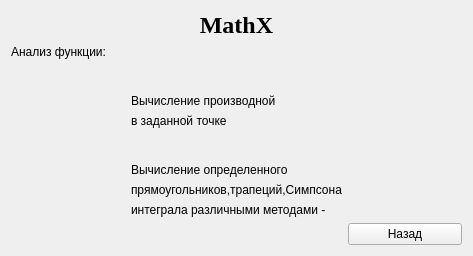
<?xml version="1.0" encoding="UTF-8"?>
<ui version="4.0">
 <class>integral</class>
 <widget class="QDialog" name="integral">
  <property name="geometry">
   <rect>
    <x>0</x>
    <y>0</y>
    <width>473</width>
    <height>256</height>
   </rect>
  </property>
  <property name="windowTitle">
   <string>Dialog</string>
  </property>
  <layout class="QGridLayout" name="gridLayout_2">
   <item row="2" column="0">
    <widget class="QLabel" name="label_2">
     <property name="text">
      <string>Анализ функции:</string>
     </property>
    </widget>
   </item>
   <item row="3" column="0">
    <layout class="QGridLayout" name="gridLayout">
     <item row="0" column="0">
      <widget class="QPushButton" name="pushButton">
       <property name="cursor">
        <cursorShape>PointingHandCursor</cursorShape>
       </property>
       <property name="text">
        <string/>
       </property>
       <property name="icon">
        <iconset resource="Image.qrc">
         <normaloff>:/Res/int1.png</normaloff>:/Res/int1.png</iconset>
       </property>
       <property name="iconSize">
        <size>
         <width>60</width>
         <height>60</height>
        </size>
       </property>
       <property name="autoDefault">
        <bool>false</bool>
       </property>
       <property name="flat">
        <bool>true</bool>
       </property>
      </widget>
     </item>
     <item row="0" column="1" colspan="2">
      <layout class="QVBoxLayout" name="verticalLayout_3">
       <item>
        <spacer name="verticalSpacer_2">
         <property name="orientation">
          <enum>Qt::Vertical</enum>
         </property>
         <property name="sizeHint" stdset="0">
          <size>
           <width>20</width>
           <height>40</height>
          </size>
         </property>
        </spacer>
       </item>
       <item>
        <widget class="QLabel" name="label_8">
         <property name="text">
          <string>Вычисление производной </string>
         </property>
        </widget>
       </item>
       <item>
        <widget class="QLabel" name="label_9">
         <property name="text">
          <string>в заданной точке</string>
         </property>
        </widget>
       </item>
       <item>
        <spacer name="verticalSpacer">
         <property name="orientation">
          <enum>Qt::Vertical</enum>
         </property>
         <property name="sizeHint" stdset="0">
          <size>
           <width>20</width>
           <height>40</height>
          </size>
         </property>
        </spacer>
       </item>
      </layout>
     </item>
     <item row="1" column="0">
      <widget class="QPushButton" name="pushButton_2">
       <property name="cursor">
        <cursorShape>PointingHandCursor</cursorShape>
       </property>
       <property name="text">
        <string/>
       </property>
       <property name="icon">
        <iconset resource="Image.qrc">
         <normaloff>:/Res/int2.png</normaloff>:/Res/int2.png</iconset>
       </property>
       <property name="iconSize">
        <size>
         <width>60</width>
         <height>60</height>
        </size>
       </property>
       <property name="flat">
        <bool>true</bool>
       </property>
      </widget>
     </item>
     <item row="1" column="1">
      <layout class="QVBoxLayout" name="verticalLayout_4">
       <item>
        <widget class="QLabel" name="label_10">
         <property name="text">
          <string>Вычисление определенного</string>
         </property>
        </widget>
       </item>
       <item>
        <widget class="QLabel" name="label_12">
         <property name="text">
          <string>прямоугольников,трапеций,Симпсона</string>
         </property>
        </widget>
       </item>
       <item>
        <widget class="QLabel" name="label_11">
         <property name="text">
          <string>интеграла различными методами -</string>
         </property>
        </widget>
       </item>
      </layout>
     </item>
     <item row="2" column="2">
      <widget class="QPushButton" name="pushButton_3">
       <property name="text">
        <string>Назад</string>
       </property>
      </widget>
     </item>
    </layout>
   </item>
   <item row="1" column="0">
    <widget class="QLabel" name="label">
     <property name="font">
      <font>
       <family>Times New Roman</family>
       <pointsize>18</pointsize>
       <weight>75</weight>
       <bold>true</bold>
      </font>
     </property>
     <property name="text">
      <string>MathX</string>
     </property>
     <property name="alignment">
      <set>Qt::AlignHCenter|Qt::AlignTop</set>
     </property>
    </widget>
   </item>
  </layout>
 </widget>
 <resources>
  <include location="Image.qrc"/>
 </resources>
 <connections/>
</ui>
